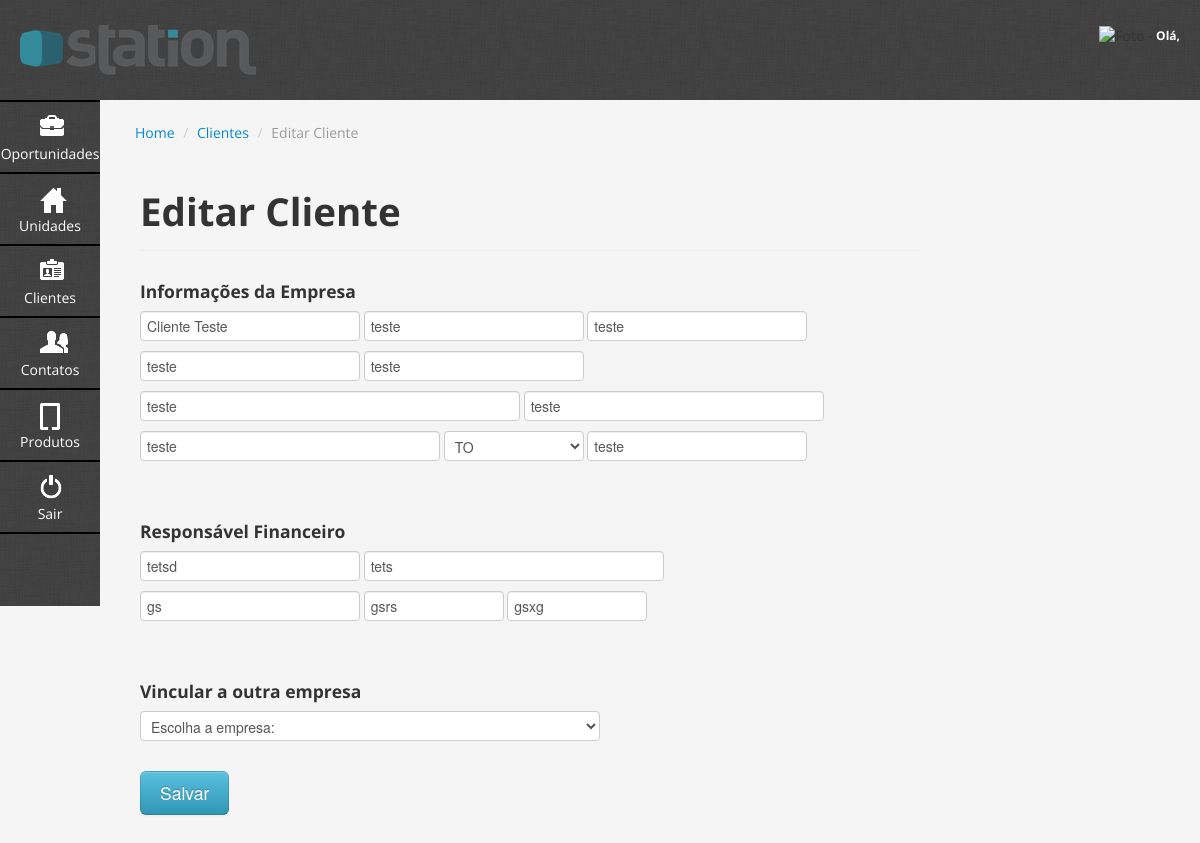
The page /modules/clientes/editarCliente.php on the database as committed earlier.
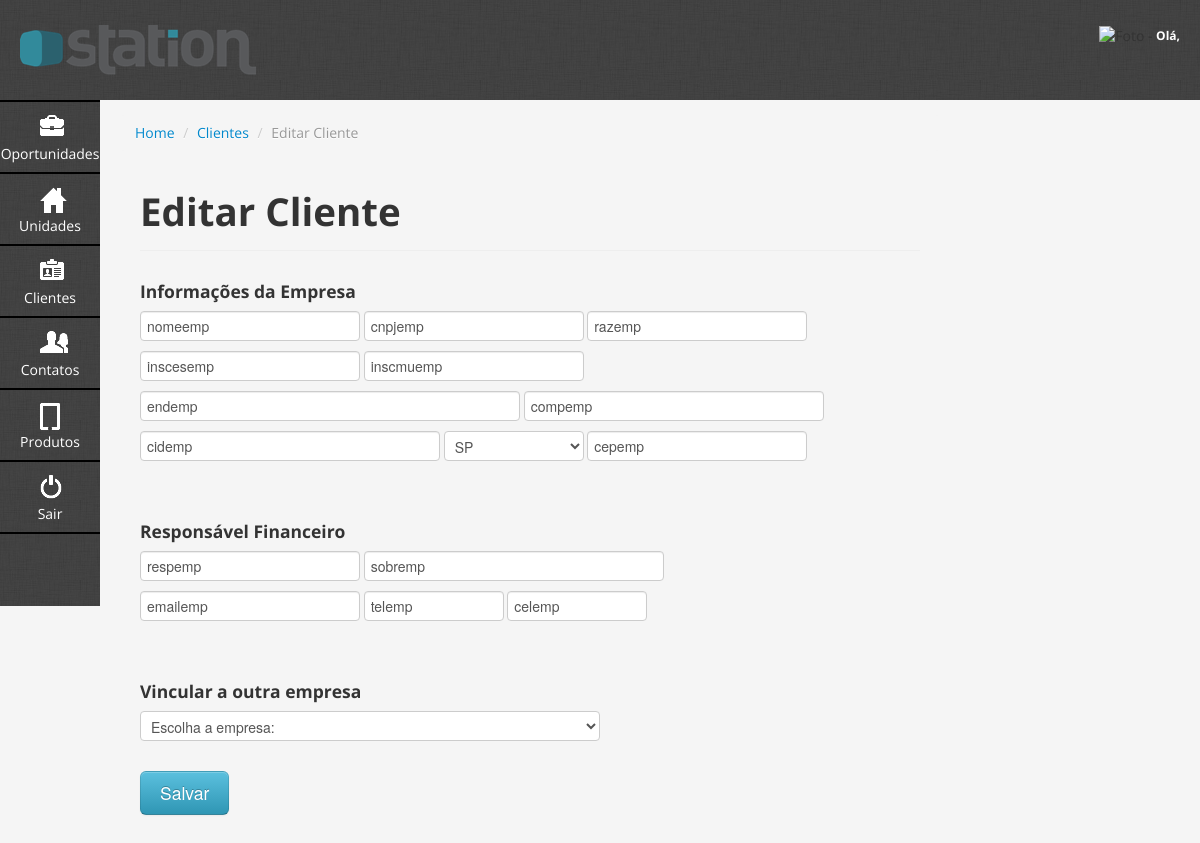
The same page on the database as committed later.
### tables this page shows
CREATE TABLE IF NOT EXISTS `sta_clientes` (
  `cliente_10_id` int(11) NOT NULL AUTO_INCREMENT,
  `cliente_30_nome` text NOT NULL,
  `cliente_30_cnpj` text NOT NULL,
  `cliente_30_razaoSocial` text NOT NULL,
  `cliente_30_inscMunicipal` text NOT NULL,
  `cliente_30_inscEstadual` text NOT NULL,
  `cliente_30_endereco` text NOT NULL,
  `cliente_30_complemento` text NOT NULL,
  `cliente_30_cidade` text NOT NULL,
  `cliente_30_estado` text NOT NULL,
  `cliente_30_cep` text NOT NULL,
  `cliente_30_nomeResponsavel` text NOT NULL,
  `cliente_30_sobrenomeResponsavel` text NOT NULL,
  `cliente_30_emailResponsavel` text NOT NULL,
  `cliente_30_telefoneResponsavel` text NOT NULL,
  `cliente_30_celularResponsavel` text NOT NULL,
  `cliente_10_idPai` int(11) NOT NULL,
  PRIMARY KEY (`cliente_10_id`)
);

### conf/config.php (called while the page is built, shortened)
<?php
if ($_SERVER['SERVER_ADDR'] == "127.0.0.1" || $_SERVER['SERVER_ADDR'] == "::1"){
    $urlGeral = "http://localhost/agenda";
}else {
    $urlGeral = "http://stationct.com.br/agenda";
}
$urlModules = $urlGeral."/modules";
$urlUnidades = $urlModules."/unidades";
$urlProdutos = $urlModules."/produtos";
$urlClientes = $urlModules."/clientes";
$urlContatos = $urlModules."/contatos";
$urlOportunidades = $urlModules."/oportunidades";
?>

### modules/clientes/entity/Cliente.php (called while the page is built, shortened)
<?php
class Cliente {
    protected $nome;
    protected $cnpj;
    protected $razaoSocial;
    protected $inscMunicipal;
    protected $inscEstadual;
    protected $endereco;
    protected $complemento;
    protected $cidade;
    protected $estado;
    protected $cep;
    protected $nomeResponsavel;
    protected $sobrenomeResponsavel;
    protected $emailResponsavel;
	protected $telefoneResponsavel;
	protected $celularResponsavel;
    public function getNome() {
        return $this->nome;
    }
    public function setNome($nome) {
        $this->nome = $nome;
    }
    public function getCnpj(){
		return $this->cnpj;
	}
	public function setCnpj($cnpj){
		$this->cnpj = $cnpj;
	}
	public function getRazaoSocial(){
		return $this->razaoSocial;
	}
	public function setRazaoSocial($razaoSocial){
		$this->razaoSocial = $razaoSocial;
	}
	public function getInscMunicipal(){
		return $this->inscMunicipal;
	}
	public function setInscMunicipal($inscMunicipal){
		$this->inscMunicipal = $inscMunicipal;
	}
	public function getInscEstadual(){
		return $this->inscEstadual;
	}
	public function setInscEstadual($inscEstadual){
		$this->inscEstadual = $inscEstadual;
	}
	public function getEndereco(){
		return $this->endereco;
	}
	public function setEndereco($endereco){
		$this->endereco = $endereco;
	}
	public function getComplemento(){
		return $this->complemento;
	}
	public function setComplemento($complemento){
		$this->complemento = $complemento;
	}
	public function getCidade(){
		return $this->cidade;
	}
	public function setCidade($cidade){
		$this->cidade = $cidade;
	}
	public function getEstado(){
		return $this->estado;
	}
	public function setEstado($estado){
		$this->estado = $estado;
	}
	public function getCep(){
		return $this->cep;
	}
	public function setCep($cep){
		$this->cep = $cep;
	}
	public function getNomeResponsavel(){
		return $this->nomeResponsavel;
	}
	public function setNomeResponsavel($nomeResponsavel){
		$this->nomeResponsavel = $nomeResponsavel;
	}
	public function getSobrenomeResponsavel(){
		return $this->sobrenomeResponsavel;
	}
	public function setSobrenomeResponsavel($sobrenomeResponsavel){
		$this->sobrenomeResponsavel = $sobrenomeResponsavel;
	}
	public function getEmailResponsavel(){
		return $this->emailResponsavel;
	}
	public function setEmailResponsavel($emailResponsavel){
		$this->emailResponsavel = $emailResponsavel;
	}
	public function getTelefoneResponsavel(){
		return $this->telefoneResponsavel;
	}
	public function setTelefoneResponsavel($telefoneResponsavel){
		$this->telefoneResponsavel = $telefoneResponsavel;
	}
	public function getCelularResponsavel(){
		return $this->celularResponsavel;
	}
	public function setCelularResponsavel($celularResponsavel){
		$this->celularResponsavel = $celularResponsavel;
	}
}
?>

### modules/clientes/controller/ClienteController.php (called while the page is built, shortened)
<?php
class ClienteController {
    public function listAction($id = false) {
        $whereQuery[] = (!$id) ? "1 = 1" : "cliente_10_id = " . $id;
        $strQuery = "SELECT * FROM sta_clientes WHERE ".implode(" AND ", $whereQuery);
        $result = mysql_query($strQuery);
        $retArr = array();
        $i = 1;
        if (mysql_num_rows($result) > 0) {
            while ($row = mysql_fetch_assoc($result)) {
                $retArr[$i] = $row;
                $i++;
            }
        }
        return $retArr;
    }
}
?>

### modules/clientes/editarCliente.php (the view, shortened to what this page needs)
<?php
include $_SERVER['DOCUMENT_ROOT'] . '/agenda/conf/config.php';
if ($_SESSION['LogadoSTATION'] != "1" && (isset($_GET['id']) && $_GET['id'] > 0)){
	header("Location: index.php");
}else{
    $clienteController = new ClienteController();
    $cliente = $clienteController->listAction($_GET['id'] , 1);
    $clienteClass = new Cliente();
    $clienteClass->fetchEntity($cliente[1]);
?>
<?php include($_SERVER['DOCUMENT_ROOT']."/agenda/inc/header.php");?>
<div class="content">
			<ul class="breadcrumb">
				<li><a href="/agenda/painel.php">Home</a> <span class="divider">/</span></li>
                <li><a href="/agenda/modules/clientes/listarCliente.php">Clientes</a> <span class="divider">/</span></li>
				<li class="active">Editar Cliente</li>
			</ul>
			<div class="span10">
				<div class="page-header">
					<h1>Editar Cliente</h1>
				</div>
                <form name="gravarCliente" method="post" action="<?php echo $urlClientes;?>/action/crudCliente.php?op=editar">
                    <h4>Informações da Empresa</h4>
                    <div class="row">
                        <div class="span10" style="margin-bottom:20px;">
                            <input type="text" class="span3" id="nome" name="nome" placeholder="Nome da Empresa" value="<?php echo $clienteClass->getNome();?>">
                            <input type="text" class="span3" id="cnpj" name="cnpj" placeholder="CNPJ" value="<?php echo $clienteClass->getCnpj();?>">
                            <input type="text" class="span3" id="razaoSocial" name="razaoSocial" placeholder="Razão Social" value="<?php echo $clienteClass->getRazaoSocial();?>">
                            <input type="text" class="span3" id="inscMunicipal" name="inscMunicipal" placeholder="Inscrição Comercial" value="<?php echo $clienteClass->getInscMunicipal();?>">
                            <input type="text" class="span3" id="inscEstadual" name="inscEstadual" placeholder="Inscrição Municipal" value="<?php echo $clienteClass->getInscEstadual();?>">
                            <br>
                            <input type="text" class="span5" id="endereco" name="endereco" placeholder="Endereço Completo" value="<?php echo $clienteClass->getEndereco();?>">
                            <input type="text" class="span4" id="complemento" name="complemento" placeholder="Complemento" value="<?php echo $clienteClass->getComplemento();?>">
                            <br />
                            <input type="text" class="span4" id="cidade" name="cidade" placeholder="Cidade" value="<?php echo $clienteClass->getCidade();?>">
                            <select name="estado" id="estado" class="span2">
                            	<option value="<?php echo $clienteClass->getEstado();?>"><?php echo $clienteClass->getEstado();?></option>
                            </select>
                            <input type="text" class="span3" id="cep" name="cep" placeholder="CEP" value="<?php echo $clienteClass->getCep();?>">
                        </div>
                    </div>
                    <br>
                    <h4>Responsável Financeiro</h4>
                    <div class="row">
                        <div class="span10" style="margin-bottom:20px;">
                            <input type="text" class="span3" id="nomeResponsavel" name="nomeResponsavel" placeholder="Primeiro Nome" value="<?php echo $clienteClass->getNomeResponsavel();?>">
                            <input type="text" class="span4" id="sobrenomeResponsavel" name="sobrenomeResponsavel" placeholder="Sobrenome" value="<?php echo $clienteClass->getSobrenomeResponsavel();?>">
                            <br>
                            <input type="text" class="span3" id="emailResponsavel" name="emailResponsavel" placeholder="E-mail" value="<?php echo $clienteClass->getEmailResponsavel();?>">
                            <input type="text" class="span2" id="telefoneResponsavel" name="telefoneResponsavel" placeholder="Telefone Comercial" value="<?php echo $clienteClass->getTelefoneResponsavel();?>">
                            <input type="text" class="span2" id="celularResponsavel" name="celularResponsavel" placeholder="Celular" value="<?php echo $clienteClass->getCelularResponsavel();?>">
                        </div>
                    </div>
                    <br>
                    <h4>Vincular a outra empresa</h4>
                    <div class="row" id="lastRow">
                        <div class="span10">
                            <select class="span6" id="clientes" name="clientes">
                                <option value="">Escolha a empresa:</option>
                            </select>
                        </div>
                    </div>
                    <br>
                    <input type="button" onclick="validaCliente()" class="btn btn-info btn-large" value="Salvar" />
                </form>
			</div>
		</div>
<?php include("inc/footer.php");?>
<?php
	}
?>

### inc/header.php (shortened to what this page needs)
<?php
	include($_SERVER['DOCUMENT_ROOT'].'/agenda/conf/config.php');
?>
<!DOCTYPE html>
<html>
<head>
    <link href="<?php echo $urlGeral; ?>/css/style.css" rel="stylesheet" type="text/css" />
    <link href="<?php echo $urlGeral; ?>/bootstrap/css/bootstrap.css" rel="stylesheet" type="text/css" />
    <link href="<?php echo $urlGeral; ?>/bootstrap/css/bootstrap.icon-large.min.css" rel="stylesheet">
    <link href="<?php echo $urlGeral; ?>/css/datepicker.css" rel="stylesheet" type="text/css" />
    <link href="<?php echo $urlGeral; ?>/css/calendar.css" rel="stylesheet" type="text/css" />
</head>
<body>
    <div id="topo" class="clearfix">
        <img src="<?php echo $urlGeral; ?>/images/logo.png" border="0" class="logo" />
        <div class="logado">
        	<img src="<?php echo $urlGeral; ?>/images/upload/usuarios/<?php echo $_SESSION['FotoUrlSTATION']; ?>" alt="Foto - <?php echo $_SESSION['NomeSTATION']; ?>" width="45">
        	<span>Olá, <?php echo $_SESSION['NomeSTATION']; ?></span>
        </div>
    </div>
    <div id="menu" class="clearfix">
        <ul class="nav">
            <?php
                if($_SESSION["TipoSTATION"] != "3"){
            ?>
                <li>
                    <a id="dropProdutos" href="<?php echo $urlOportunidades; ?>/listarOportunidade.php" role="button">
                        <i class="icon-large icon-briefcase"></i>
                        <br>
                        <span>Oportunidades</span>
                    </a>
                </li>
                <li>
                	<a id="dropProdutos" href="<?php echo $urlUnidades; ?>/listarUnidade.php" role="button">
                    	<i class="icon-large icon-home"></i>
                		<br>
                        <span>Unidades</span>
                    </a>
                </li>
                <li>
                	<a id="dropProdutos" href="<?php echo $urlClientes; ?>/listarCliente.php" role="button">
                    	<i class="icon-large icon-nameplate"></i>
                		<br>
                        <span>Clientes</span>
                    </a>
                </li>
                <li>
                    <a id="dropProdutos" href="<?php echo $urlContatos; ?>/listarContato.php" role="button">
                        <i class="icon-large icon-parents"></i>
                        <br>
                        <span>Contatos</span>
                    </a>
                </li>
                <li>
                	<a id="dropProdutos" href="<?php echo $urlProdutos; ?>/listarProduto.php" role="button">
                    	<i class="icon-large icon-ipad"></i>
                		<br>
                        <span>Produtos</span>
                    </a>
                </li>
            <?php
                }
            ?>
            <li>
            	<a href="<?php echo $urlGeral; ?>/conf/logout.php">
                	<i class="icon-large icon-off"></i>
                	<br>
                	<span>Sair</span>
                </a>
            </li>
        </ul>
    </div>

### inc/footer.php (shortened to what this page needs)
</body>
</html>

### css/style.css (style rules this page uses)
#topo { position:relative; width:100%; height:80px; padding:10px 0; background:url(../images/bg.png) #424242; }
#topo .logo { float:left; margin-left:20px; margin-top:15px; }
#topo .logado { float:right; margin:15px 20px 0 0; }
#topo .logado span { font-size:12px; color:#FFFFFF; font-weight:bold; }
#menu { position:relative; float:left; height:506px; width:100px; background:url(../images/bg.png) #424242; margin-bottom:0 !important; }
#menu .nav li { height:70px; border-top:1px solid #000000; border-bottom:1px solid #000000; }
#menu .nav li:first-child { border-top:2px solid #000000; }
#menu .nav li:last-child { border-bottom:2px solid #000000; }
#menu .nav li a { width:100%; padding-top:12px; height:58px; text-align:center; color:#FFFFFF; }
#menu .nav li a i { margin-left:7px; }
.content { float:left; width:820px; padding:15px 20px; overflow:visible; }

Rows that differ between the two databases and show on the page:
changed sta_clientes: nome "Cliente Teste" → "nomeemp"; cnpj "teste" → "cnpjemp"; razaoSocial "teste" → "razemp"; inscMunicipal "teste" → "inscesemp"; inscEstadual "teste" → "inscmuemp"; endereco "teste" → "endemp"; complemento "teste" → "compemp"; cidade "teste" → "cidemp"; estado "TO" → "SP"; cep "teste" → "cepemp"; nomeResponsavel "tetsd" → "respemp"; sobrenomeResponsavel "tets" → "sobremp"; emailResponsavel "gs" → "emailemp"; telefoneResponsavel "gsrs" → "telemp"; celularResponsavel "gsxg" → "celemp"
